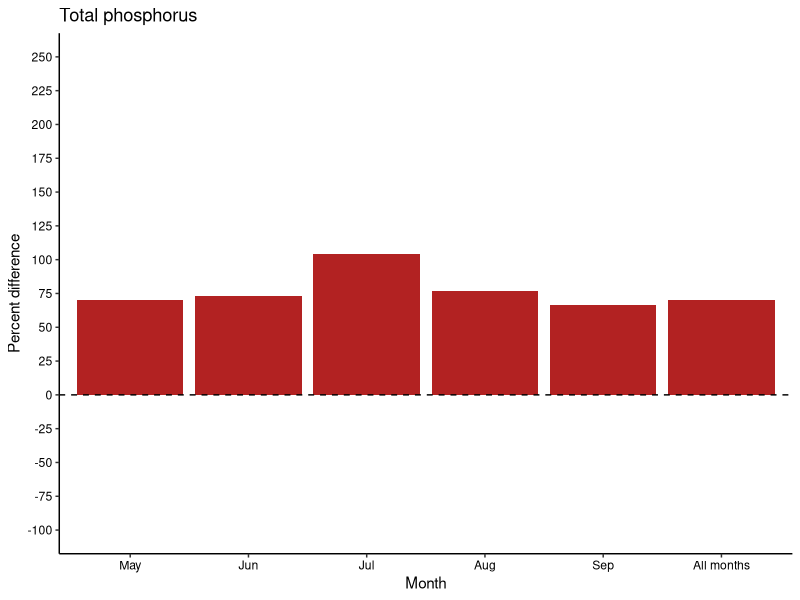
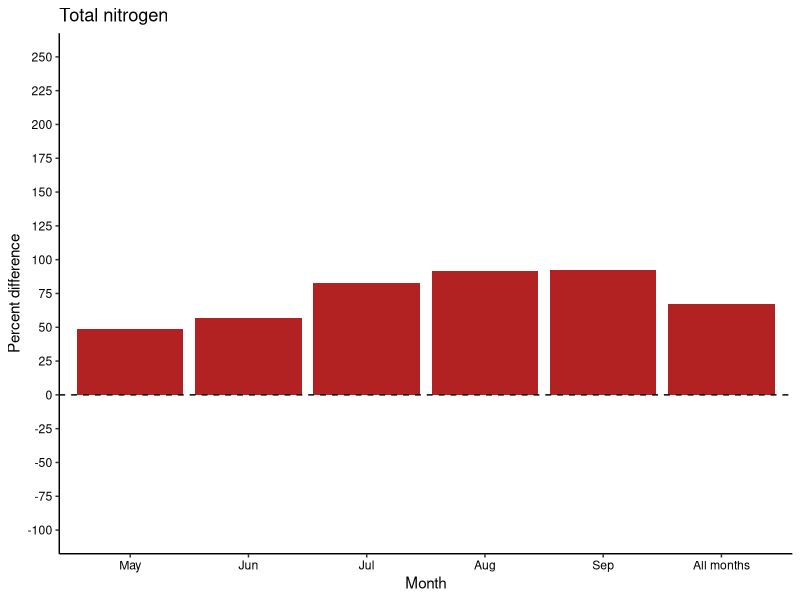
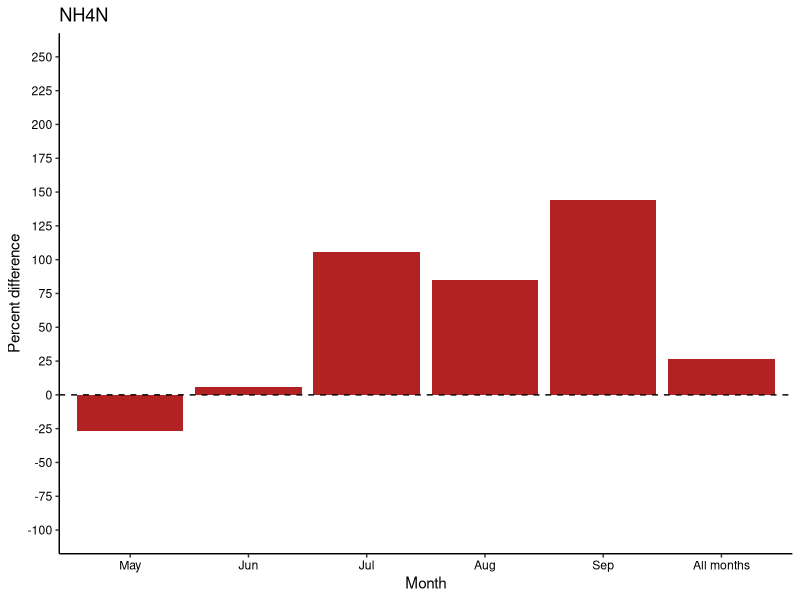
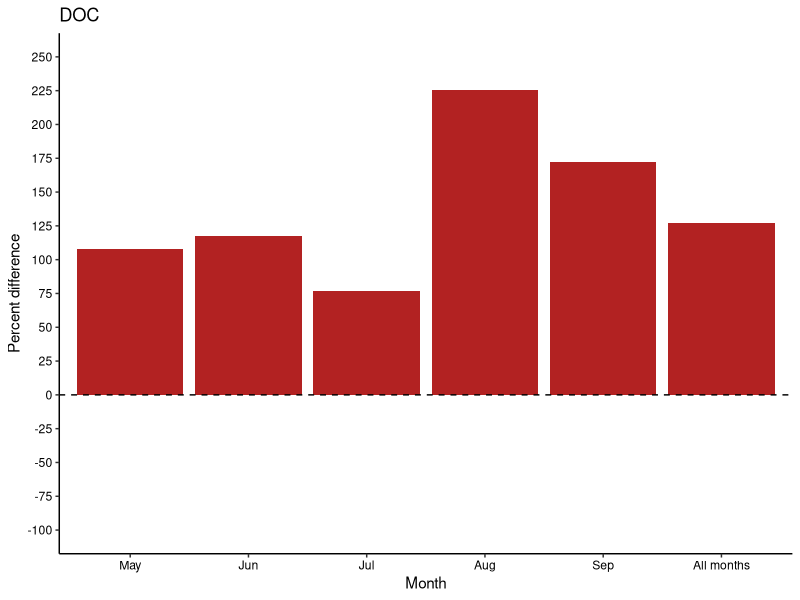
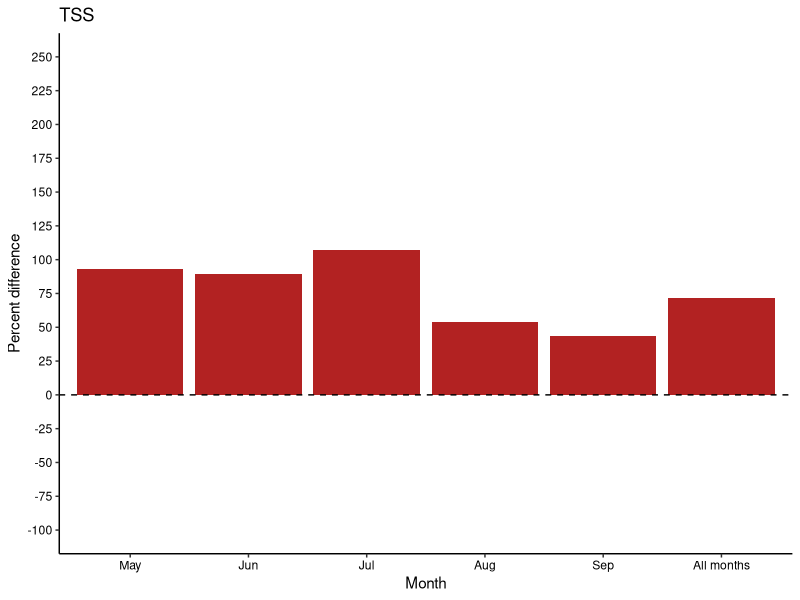
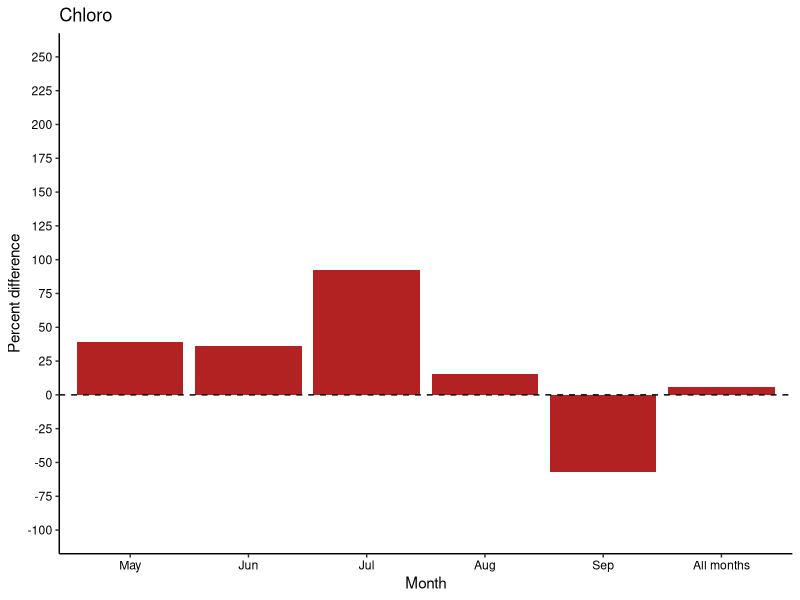
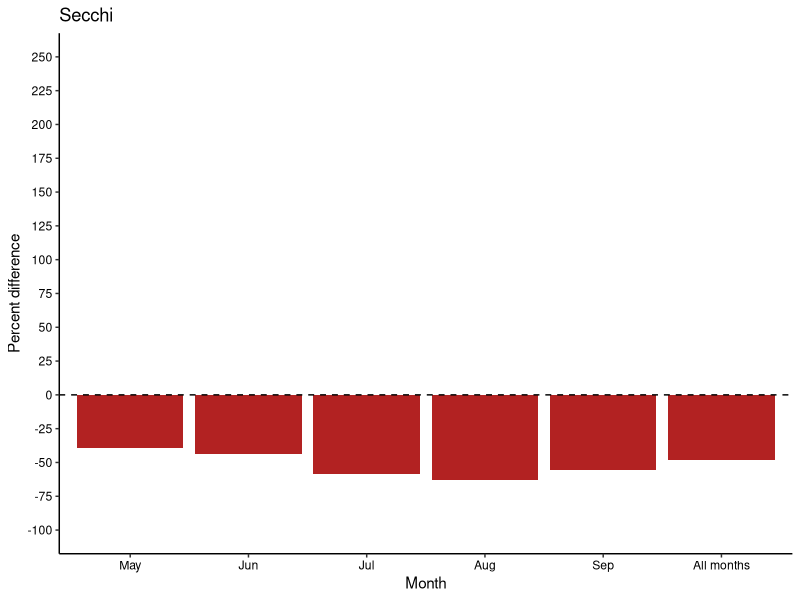
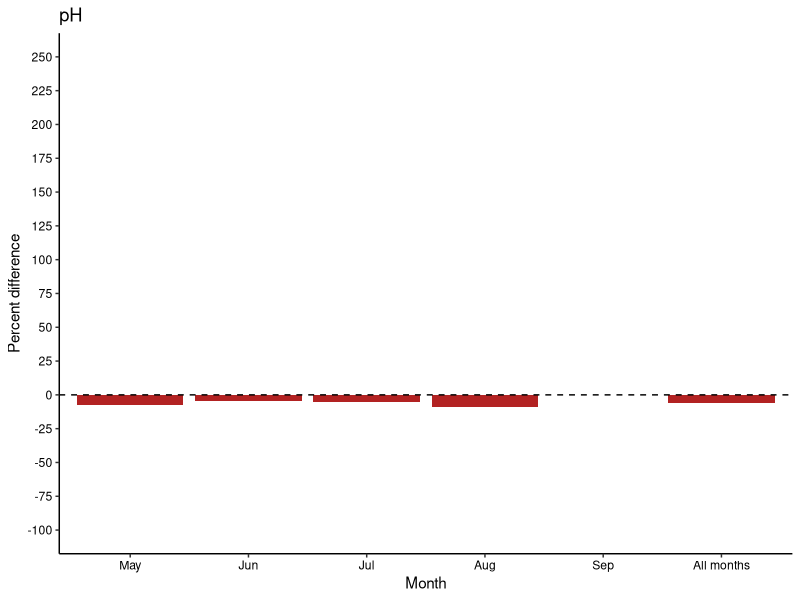

These charts were generated, in order, by the following R code:
################### Control vs. burned percent change #########################
# Date: 11-17-22
# updated: 12-9-22; build in dplyr::
# Author: Ian McCullough, immccull@gmail.com
###############################################################################

#### R libraries ####
library(dplyr)
library(tidyverse)

#### Input data ####
setwd("C:/Users/immcc/Documents/SplashNBurn")

# water quality
waterquality <- read.csv("Data/WaterQuality/combined_lab_field_may_sep.csv")

#### Main program ####
month_order <- c('May','Jun','Jul','Aug','Sep')
common_y_limits <- c(-100,250)
common_y_breaks <- seq(-100,250,25)

## TP
TP <- waterquality[,c('TP_ppb','Month_factor','Type')]
TP_burned <- subset(TP, Type=='Burned')
TP_control <- subset(TP, Type=='Control')
TP_burned_median <- median(TP_burned$TP_ppb, na.rm=T)
TP_control_median <- median(TP_control$TP_ppb, na.rm=T)

TP_byMonth_burned <- TP_burned %>%
  dplyr::group_by(Month_factor) %>%
  dplyr::summarize(TP_MedianBurned=median(TP_ppb, na.rm=T),
                   nTP_burned=sum(!is.na(TP_ppb)))

TP_byMonth_control <- TP_control %>%
  dplyr::group_by(Month_factor) %>%
  dplyr::summarize(TP_MedianControl=median(TP_ppb, na.rm=T),
                   nTP_control=sum(!is.na(TP_ppb)))

TP_byMonth <- merge(TP_byMonth_burned, TP_byMonth_control, by='Month_factor', all=T)
TP_byMonth <- TP_byMonth %>%
  mutate(Month_factor =  factor(Month_factor, levels = month_order)) %>%
  arrange(Month_factor)
TP_byMonth[6,] <- c('All months', TP_burned_median, NA, TP_control_median,NA)
TP_byMonth$Month_factor <- c('May','Jun','Jul','Aug','Sep','All months')
TP_byMonth[,c(2:5)] <- TP_byMonth[,c(2:5)] %>% mutate_if(is.character, as.numeric)
TP_byMonth$TP_MedianDiffPct <- ((TP_byMonth$TP_MedianBurned - TP_byMonth$TP_MedianControl)/TP_byMonth$TP_MedianControl)*100
TP_byMonth$TP_MedianDiffAbs <-  TP_byMonth$TP_MedianBurned - TP_byMonth$TP_MedianControl
TP_byMonth[6,3] <- sum(TP_byMonth$nTP_burned, na.rm=T)
TP_byMonth[6,5] <- sum(TP_byMonth$nTP_control, na.rm=T)
TP_formatted <- data.frame(Month=c(month_order, 'All months'), 
                           TP_burned=paste0(TP_byMonth$TP_MedianBurned, ', ', TP_byMonth$nTP_burned),
                           TP_control=paste0(TP_byMonth$TP_MedianControl, ', ', TP_byMonth$nTP_control),
                           TP_diff=paste0(TP_byMonth$TP_MedianDiffAbs, ', ', round(TP_byMonth$TP_MedianDiffPct,2), '%'))

TP_byMonth$Month_factor <- factor(TP_byMonth$Month_factor ,                                    # Change ordering manually
                  levels = c("May", "Jun", "Jul", "Aug", "Sep","All months"))

# basic plot
ggplot(TP_byMonth, aes(x=Month_factor, y=TP_MedianDiffPct))+
  geom_bar(stat='identity', fill='firebrick')+
  theme_classic()+
  scale_y_continuous('Percent difference',limits=common_y_limits, breaks=common_y_breaks)+
  scale_x_discrete('Month')+
  theme(axis.title.y=element_text(color='black'),
        axis.title.x=element_text(color='black'),
        axis.text.y=element_text(color='black'),
        axis.text.x=element_text(color='black'))+
  ggtitle('Total phosphorus')+
  geom_hline(yintercept = 0, linetype='dashed')


## TN
TN <- waterquality[,c('TN_ppb','Month_factor','Type')]
TN_burned <- subset(TN, Type=='Burned')
TN_control <- subset(TN, Type=='Control')
TN_burned_median <- median(TN_burned$TN_ppb, na.rm=T)
TN_control_median <- median(TN_control$TN_ppb, na.rm=T)

TN_byMonth_burned <- TN_burned %>%
  dplyr::group_by(Month_factor) %>%
  dplyr::summarize(TN_MedianBurned=median(TN_ppb, na.rm=T),
                   nTN_burned=sum(!is.na(TN_ppb)))

TN_byMonth_control <- TN_control %>%
  dplyr::group_by(Month_factor) %>%
  dplyr::summarize(TN_MedianControl=median(TN_ppb, na.rm=T),
                   nTN_control=sum(!is.na(TN_ppb)))

TN_byMonth <- merge(TN_byMonth_burned, TN_byMonth_control, by='Month_factor', all=T)
TN_byMonth <- TN_byMonth %>%
  mutate(Month_factor =  factor(Month_factor, levels = month_order)) %>%
  arrange(Month_factor)
TN_byMonth[6,] <- c('All months', TN_burned_median, NA, TN_control_median,NA)
TN_byMonth$Month_factor <- c('May','Jun','Jul','Aug','Sep','All months')
TN_byMonth[,c(2:5)] <- TN_byMonth[,c(2:5)] %>% mutate_if(is.character, as.numeric)
TN_byMonth$TN_MedianDiffPct <- ((TN_byMonth$TN_MedianBurned - TN_byMonth$TN_MedianControl)/TN_byMonth$TN_MedianControl)*100
TN_byMonth$TN_MedianDiffAbs <-  TN_byMonth$TN_MedianBurned - TN_byMonth$TN_MedianControl
TN_byMonth[6,3] <- sum(TN_byMonth$nTN_burned, na.rm=T)
TN_byMonth[6,5] <- sum(TN_byMonth$nTN_control, na.rm=T)
TN_formatted <- data.frame(Month=c(month_order, 'All months'), 
                           TN_burned=paste0(TN_byMonth$TN_MedianBurned, ', ', TN_byMonth$nTN_burned),
                           TN_control=paste0(TN_byMonth$TN_MedianControl, ', ', TN_byMonth$nTN_control),
                           TN_diff=paste0(TN_byMonth$TN_MedianDiffAbs, ', ', round(TN_byMonth$TN_MedianDiffPct,2), '%'))

TN_byMonth$Month_factor <- factor(TN_byMonth$Month_factor ,                                    # Change ordering manually
                                  levels = c("May", "Jun", "Jul", "Aug", "Sep","All months"))

# basic plot
ggplot(TN_byMonth, aes(x=Month_factor, y=TN_MedianDiffPct))+
  geom_bar(stat='identity', fill='firebrick')+
  theme_classic()+
  scale_y_continuous('Percent difference',limits=common_y_limits, breaks=common_y_breaks)+
  scale_x_discrete('Month')+
  theme(axis.title.y=element_text(color='black'),
        axis.title.x=element_text(color='black'),
        axis.text.y=element_text(color='black'),
        axis.text.x=element_text(color='black'))+
  ggtitle('Total nitrogen')+
  geom_hline(yintercept = 0, linetype='dashed')

# ## NO2NO3 # why so many 0s?
# NO2NO3 <- waterquality[,c('NO2NO3_ppb','Month_factor','Type')]
# NO2NO3_burned <- subset(NO2NO3, Type=='Burned')
# NO2NO3_control <- subset(NO2NO3, Type=='Control')
# 
# NO2NO3_byMonth_burned <- NO2NO3_burned %>%
#   group_by(Month_factor) %>%
#   summarize(NO2NO3_MedianBurned=median(NO2NO3_ppb, na.rm=T))
# 
# NO2NO3_byMonth_control <- NO2NO3_control %>%
#   group_by(Month_factor) %>%
#   summarize(NO2NO3_MedianControl=median(NO2NO3_ppb, na.rm=T))
# 
# NO2NO3_byMonth <- merge(NO2NO3_byMonth_burned, NO2NO3_byMonth_control, by='Month_factor', all=T)
# NO2NO3_byMonth <- NO2NO3_byMonth %>%
#   mutate(Month_factor =  factor(Month_factor, levels = month_order)) %>%
#   arrange(Month_factor)
# NO2NO3_byMonth$NO2NO3_MedianDiff <- ((NO2NO3_byMonth$NO2NO3_MedianBurned - NO2NO3_byMonth$NO2NO3_MedianControl)/NO2NO3_byMonth$NO2NO3_MedianControl)*100
# 
# # basic plot
# ggplot(NO2NO3_byMonth, aes(x=Month_factor, y=NO2NO3_MedianDiff))+
#   geom_bar(stat='identity', fill='firebrick')+
#   theme_classic()+
#   scale_y_continuous('Percent difference',limits=common_y_limits, breaks=common_y_breaks)+
#   scale_x_discrete('Month')+
#   theme(axis.title.y=element_text(color='black'),
#         axis.title.x=element_text(color='black'),
#         axis.text.y=element_text(color='black'),
#         axis.text.x=element_text(color='black'))+
#   ggtitle('NO2NO3')+
#   geom_hline(yintercept = 0, linetype='dashed')


## NH4N
NH4N <- waterquality[,c('NH4N_ppb','Month_factor','Type')]
NH4N_burned <- subset(NH4N, Type=='Burned')
NH4N_control <- subset(NH4N, Type=='Control')
NH4N_burned_median <- median(NH4N_burned$NH4N_ppb, na.rm=T)
NH4N_control_median <- median(NH4N_control$NH4N_ppb, na.rm=T)

NH4N_byMonth_burned <- NH4N_burned %>%
  dplyr::group_by(Month_factor) %>%
  dplyr::summarize(NH4N_MedianBurned=median(NH4N_ppb, na.rm=T),
                   nNH4N_burned=sum(!is.na(NH4N_ppb)))

NH4N_byMonth_control <- NH4N_control %>%
  dplyr::group_by(Month_factor) %>%
  dplyr::summarize(NH4N_MedianControl=median(NH4N_ppb, na.rm=T),
                   nNH4N_control=sum(!is.na(NH4N_ppb)))

NH4N_byMonth <- merge(NH4N_byMonth_burned, NH4N_byMonth_control, by='Month_factor', all=T)
NH4N_byMonth <- NH4N_byMonth %>%
  mutate(Month_factor =  factor(Month_factor, levels = month_order)) %>%
  arrange(Month_factor)
NH4N_byMonth[6,] <- c('All months', NH4N_burned_median, NA, NH4N_control_median,NA)
NH4N_byMonth$Month_factor <- c('May','Jun','Jul','Aug','Sep','All months')
NH4N_byMonth[,c(2:5)] <- NH4N_byMonth[,c(2:5)] %>% mutate_if(is.character, as.numeric)
NH4N_byMonth$NH4N_MedianDiffPct <- ((NH4N_byMonth$NH4N_MedianBurned - NH4N_byMonth$NH4N_MedianControl)/NH4N_byMonth$NH4N_MedianControl)*100
NH4N_byMonth$NH4N_MedianDiffAbs <-  NH4N_byMonth$NH4N_MedianBurned - NH4N_byMonth$NH4N_MedianControl
NH4N_byMonth[6,3] <- sum(NH4N_byMonth$nNH4N_burned, na.rm=T)
NH4N_byMonth[6,5] <- sum(NH4N_byMonth$nNH4N_control, na.rm=T)
NH4N_formatted <- data.frame(Month=c(month_order, 'All months'), 
                             NH4N_burned=paste0(NH4N_byMonth$NH4N_MedianBurned, ', ', NH4N_byMonth$nNH4N_burned),
                             NH4N_control=paste0(NH4N_byMonth$NH4N_MedianControl, ', ', NH4N_byMonth$nNH4N_control),
                             NH4N_diff=paste0(NH4N_byMonth$NH4N_MedianDiffAbs, ', ', round(NH4N_byMonth$NH4N_MedianDiffPct,2), '%'))

NH4N_byMonth$Month_factor <- factor(NH4N_byMonth$Month_factor ,                                    # Change ordering manually
                                    levels = c("May", "Jun", "Jul", "Aug", "Sep","All months"))

# basic plot
ggplot(NH4N_byMonth, aes(x=Month_factor, y=NH4N_MedianDiffPct))+
  geom_bar(stat='identity', fill='firebrick')+
  theme_classic()+
  scale_y_continuous('Percent difference',limits=common_y_limits, breaks=common_y_breaks)+
  scale_x_discrete('Month')+
  theme(axis.title.y=element_text(color='black'),
        axis.title.x=element_text(color='black'),
        axis.text.y=element_text(color='black'),
        axis.text.x=element_text(color='black'))+
  ggtitle('NH4N')+
  geom_hline(yintercept = 0, linetype='dashed')

## DOC
DOC <- waterquality[,c('DOC_ppm','Month_factor','Type')]
DOC_burned <- subset(DOC, Type=='Burned')
DOC_control <- subset(DOC, Type=='Control')
DOC_burned_median <- median(DOC_burned$DOC_ppm, na.rm=T)
DOC_control_median <- median(DOC_control$DOC_ppm, na.rm=T)

DOC_byMonth_burned <- DOC_burned %>%
  dplyr::group_by(Month_factor) %>%
  dplyr::summarize(DOC_MedianBurned=median(DOC_ppm, na.rm=T),
                   nDOC_burned=sum(!is.na(DOC_ppm)))

DOC_byMonth_control <- DOC_control %>%
  dplyr::group_by(Month_factor) %>%
  dplyr::summarize(DOC_MedianControl=median(DOC_ppm, na.rm=T),
                   nDOC_control=sum(!is.na(DOC_ppm)))

DOC_byMonth <- merge(DOC_byMonth_burned, DOC_byMonth_control, by='Month_factor', all=T)
DOC_byMonth <- DOC_byMonth %>%
  mutate(Month_factor =  factor(Month_factor, levels = month_order)) %>%
  arrange(Month_factor)
DOC_byMonth[6,] <- c('All months', DOC_burned_median, NA, DOC_control_median,NA)
DOC_byMonth$Month_factor <- c('May','Jun','Jul','Aug','Sep','All months')
DOC_byMonth[,c(2:5)] <- DOC_byMonth[,c(2:5)] %>% mutate_if(is.character, as.numeric)
DOC_byMonth$DOC_MedianDiffPct <- ((DOC_byMonth$DOC_MedianBurned - DOC_byMonth$DOC_MedianControl)/DOC_byMonth$DOC_MedianControl)*100
DOC_byMonth$DOC_MedianDiffAbs <-  DOC_byMonth$DOC_MedianBurned - DOC_byMonth$DOC_MedianControl
DOC_byMonth[6,3] <- sum(DOC_byMonth$nDOC_burned, na.rm=T)
DOC_byMonth[6,5] <- sum(DOC_byMonth$nDOC_control, na.rm=T)
DOC_formatted <- data.frame(Month=c(month_order, 'All months'), 
                            DOC_burned=paste0(DOC_byMonth$DOC_MedianBurned, ', ', DOC_byMonth$nDOC_burned),
                            DOC_control=paste0(DOC_byMonth$DOC_MedianControl, ', ', DOC_byMonth$nDOC_control),
                            DOC_diff=paste0(DOC_byMonth$DOC_MedianDiffAbs, ', ', round(DOC_byMonth$DOC_MedianDiffPct,2), '%'))

DOC_byMonth$Month_factor <- factor(DOC_byMonth$Month_factor ,                                    # Change ordering manually
                                   levels = c("May", "Jun", "Jul", "Aug", "Sep","All months"))

# basic plot
ggplot(DOC_byMonth, aes(x=Month_factor, y=DOC_MedianDiffPct))+
  geom_bar(stat='identity', fill='firebrick')+
  theme_classic()+
  scale_y_continuous('Percent difference',limits=common_y_limits, breaks=common_y_breaks)+
  scale_x_discrete('Month')+
  theme(axis.title.y=element_text(color='black'),
        axis.title.x=element_text(color='black'),
        axis.text.y=element_text(color='black'),
        axis.text.x=element_text(color='black'))+
  ggtitle('DOC')+
  geom_hline(yintercept = 0, linetype='dashed')


## TSS
TSS <- waterquality[,c('TSS_mgL','Month_factor','Type')]
TSS_burned <- subset(TSS, Type=='Burned')
TSS_control <- subset(TSS, Type=='Control')
TSS_burned_median <- median(TSS_burned$TSS_mgL, na.rm=T)
TSS_control_median <- median(TSS_control$TSS_mgL, na.rm=T)

TSS_byMonth_burned <- TSS_burned %>%
  dplyr::group_by(Month_factor) %>%
  dplyr::summarize(TSS_MedianBurned=median(TSS_mgL, na.rm=T),
                   nTSS_burned=sum(!is.na(TSS_mgL)))

TSS_byMonth_control <- TSS_control %>%
  dplyr::group_by(Month_factor) %>%
  dplyr::summarize(TSS_MedianControl=median(TSS_mgL, na.rm=T),
                   nTSS_control=sum(!is.na(TSS_mgL)))

TSS_byMonth <- merge(TSS_byMonth_burned, TSS_byMonth_control, by='Month_factor', all=T)
TSS_byMonth <- TSS_byMonth %>%
  mutate(Month_factor =  factor(Month_factor, levels = month_order)) %>%
  arrange(Month_factor)
TSS_byMonth[6,] <- c('All months', TSS_burned_median, NA, TSS_control_median,NA)
TSS_byMonth$Month_factor <- c('May','Jun','Jul','Aug','Sep','All months')
TSS_byMonth[,c(2:5)] <- TSS_byMonth[,c(2:5)] %>% mutate_if(is.character, as.numeric)
TSS_byMonth$TSS_MedianDiffPct <- ((TSS_byMonth$TSS_MedianBurned - TSS_byMonth$TSS_MedianControl)/TSS_byMonth$TSS_MedianControl)*100
TSS_byMonth$TSS_MedianDiffAbs <-  TSS_byMonth$TSS_MedianBurned - TSS_byMonth$TSS_MedianControl
TSS_byMonth[6,3] <- sum(TSS_byMonth$nTSS_burned, na.rm=T)
TSS_byMonth[6,5] <- sum(TSS_byMonth$nTSS_control, na.rm=T)
TSS_formatted <- data.frame(Month=c(month_order, 'All months'), 
                            TSS_burned=paste0(TSS_byMonth$TSS_MedianBurned, ', ', TSS_byMonth$nTSS_burned),
                            TSS_control=paste0(TSS_byMonth$TSS_MedianControl, ', ', TSS_byMonth$nTSS_control),
                            TSS_diff=paste0(TSS_byMonth$TSS_MedianDiffAbs, ', ', round(TSS_byMonth$TSS_MedianDiffPct,2), '%'))

TSS_byMonth$Month_factor <- factor(TSS_byMonth$Month_factor ,                                    # Change ordering manually
                                   levels = c("May", "Jun", "Jul", "Aug", "Sep","All months"))

# basic plot
ggplot(TSS_byMonth, aes(x=Month_factor, y=TSS_MedianDiffPct))+
  geom_bar(stat='identity', fill='firebrick')+
  theme_classic()+
  scale_y_continuous('Percent difference',limits=common_y_limits, breaks=common_y_breaks)+
  scale_x_discrete('Month')+
  theme(axis.title.y=element_text(color='black'),
        axis.title.x=element_text(color='black'),
        axis.text.y=element_text(color='black'),
        axis.text.x=element_text(color='black'))+
  ggtitle('TSS')+
  geom_hline(yintercept = 0, linetype='dashed')


## Chloro
Chloro <- waterquality[,c('Chloro_ppb','Month_factor','Type')]
Chloro_burned <- subset(Chloro, Type=='Burned')
Chloro_control <- subset(Chloro, Type=='Control')
Chloro_burned_median <- median(Chloro_burned$Chloro_ppb, na.rm=T)
Chloro_control_median <- median(Chloro_control$Chloro_ppb, na.rm=T)

Chloro_byMonth_burned <- Chloro_burned %>%
  dplyr::group_by(Month_factor) %>%
  dplyr::summarize(Chloro_MedianBurned=median(Chloro_ppb, na.rm=T),
                   nChloro_burned=sum(!is.na(Chloro_ppb)))

Chloro_byMonth_control <- Chloro_control %>%
  dplyr::group_by(Month_factor) %>%
  dplyr::summarize(Chloro_MedianControl=median(Chloro_ppb, na.rm=T),
                   nChloro_control=sum(!is.na(Chloro_ppb)))

Chloro_byMonth <- merge(Chloro_byMonth_burned, Chloro_byMonth_control, by='Month_factor', all=T)
Chloro_byMonth <- Chloro_byMonth %>%
  mutate(Month_factor =  factor(Month_factor, levels = month_order)) %>%
  arrange(Month_factor)
Chloro_byMonth[6,] <- c('All months', Chloro_burned_median, NA, Chloro_control_median,NA)
Chloro_byMonth$Month_factor <- c('May','Jun','Jul','Aug','Sep','All months')
Chloro_byMonth[,c(2:5)] <- Chloro_byMonth[,c(2:5)] %>% mutate_if(is.character, as.numeric)
Chloro_byMonth$Chloro_MedianDiffPct <- ((Chloro_byMonth$Chloro_MedianBurned - Chloro_byMonth$Chloro_MedianControl)/Chloro_byMonth$Chloro_MedianControl)*100
Chloro_byMonth$Chloro_MedianDiffAbs <-  Chloro_byMonth$Chloro_MedianBurned - Chloro_byMonth$Chloro_MedianControl
Chloro_byMonth[6,3] <- sum(Chloro_byMonth$nChloro_burned, na.rm=T)
Chloro_byMonth[6,5] <- sum(Chloro_byMonth$nChloro_control, na.rm=T)
Chloro_formatted <- data.frame(Month=c(month_order, 'All months'), 
                               Chloro_burned=paste0(Chloro_byMonth$Chloro_MedianBurned, ', ', Chloro_byMonth$nChloro_burned),
                               Chloro_control=paste0(Chloro_byMonth$Chloro_MedianControl, ', ', Chloro_byMonth$nChloro_control),
                               Chloro_diff=paste0(Chloro_byMonth$Chloro_MedianDiffAbs, ', ', round(Chloro_byMonth$Chloro_MedianDiffPct,2), '%'))

Chloro_byMonth$Month_factor <- factor(Chloro_byMonth$Month_factor ,                                    # Change ordering manually
                                      levels = c("May", "Jun", "Jul", "Aug", "Sep","All months"))

# basic plot
ggplot(Chloro_byMonth, aes(x=Month_factor, y=Chloro_MedianDiffPct))+
  geom_bar(stat='identity', fill='firebrick')+
  theme_classic()+
  scale_y_continuous('Percent difference',limits=common_y_limits, breaks=common_y_breaks)+
  scale_x_discrete('Month')+
  theme(axis.title.y=element_text(color='black'),
        axis.title.x=element_text(color='black'),
        axis.text.y=element_text(color='black'),
        axis.text.x=element_text(color='black'))+
  ggtitle('Chloro')+
  geom_hline(yintercept = 0, linetype='dashed')


## Secchi
Secchi <- waterquality[,c('SecchiDepth_m','Month_factor','Type')]
Secchi_burned <- subset(Secchi, Type=='Burned')
Secchi_control <- subset(Secchi, Type=='Control')
Secchi_burned_median <- median(Secchi_burned$SecchiDepth_m, na.rm=T)
Secchi_control_median <- median(Secchi_control$SecchiDepth_m, na.rm=T)

Secchi_byMonth_burned <- Secchi_burned %>%
  dplyr::group_by(Month_factor) %>%
  dplyr::summarize(Secchi_MedianBurned=median(SecchiDepth_m, na.rm=T),
                   nSecchi_burned=sum(!is.na(SecchiDepth_m)))

Secchi_byMonth_control <- Secchi_control %>%
  dplyr::group_by(Month_factor) %>%
  dplyr::summarize(Secchi_MedianControl=median(SecchiDepth_m, na.rm=T),
                   nSecchi_control=sum(!is.na(SecchiDepth_m)))

Secchi_byMonth <- merge(Secchi_byMonth_burned, Secchi_byMonth_control, by='Month_factor', all=T)
Secchi_byMonth <- Secchi_byMonth %>%
  mutate(Month_factor =  factor(Month_factor, levels = month_order)) %>%
  arrange(Month_factor)
Secchi_byMonth[6,] <- c('All months', Secchi_burned_median, NA, Secchi_control_median,NA)
Secchi_byMonth$Month_factor <- c('May','Jun','Jul','Aug','Sep','All months')
Secchi_byMonth[,c(2:5)] <- Secchi_byMonth[,c(2:5)] %>% mutate_if(is.character, as.numeric)
Secchi_byMonth$Secchi_MedianDiffPct <- ((Secchi_byMonth$Secchi_MedianBurned - Secchi_byMonth$Secchi_MedianControl)/Secchi_byMonth$Secchi_MedianControl)*100
Secchi_byMonth$Secchi_MedianDiffAbs <-  Secchi_byMonth$Secchi_MedianBurned - Secchi_byMonth$Secchi_MedianControl
Secchi_byMonth[6,3] <- sum(Secchi_byMonth$nSecchi_burned, na.rm=T)
Secchi_byMonth[6,5] <- sum(Secchi_byMonth$nSecchi_control, na.rm=T)
Secchi_formatted <- data.frame(Month=c(month_order, 'All months'), 
                               Secchi_burned=paste0(Secchi_byMonth$Secchi_MedianBurned, ', ', Secchi_byMonth$nSecchi_burned),
                               Secchi_control=paste0(Secchi_byMonth$Secchi_MedianControl, ', ', Secchi_byMonth$nSecchi_control),
                               Secchi_diff=paste0(Secchi_byMonth$Secchi_MedianDiffAbs, ', ', round(Secchi_byMonth$Secchi_MedianDiffPct,2), '%'))

Secchi_byMonth$Month_factor <- factor(Secchi_byMonth$Month_factor ,                                    # Change ordering manually
                                      levels = c("May", "Jun", "Jul", "Aug", "Sep","All months"))

# basic plot
ggplot(Secchi_byMonth, aes(x=Month_factor, y=Secchi_MedianDiffPct))+
  geom_bar(stat='identity', fill='firebrick')+
  theme_classic()+
  scale_y_continuous('Percent difference',limits=common_y_limits, breaks=common_y_breaks)+
  scale_x_discrete('Month')+
  theme(axis.title.y=element_text(color='black'),
        axis.title.x=element_text(color='black'),
        axis.text.y=element_text(color='black'),
        axis.text.x=element_text(color='black'))+
  ggtitle('Secchi')+
  geom_hline(yintercept = 0, linetype='dashed')


## pH
pH <- waterquality[,c('pH','Month_factor','Type')]
pH_burned <- subset(pH, Type=='Burned')
pH_control <- subset(pH, Type=='Control')
pH_burned_median <- median(pH_burned$pH, na.rm=T)
pH_control_median <- median(pH_control$pH, na.rm=T)

pH_byMonth_burned <- pH_burned %>%
  dplyr::group_by(Month_factor) %>%
  dplyr::summarize(pH_MedianBurned=median(pH, na.rm=T),
                   npH_burned=sum(!is.na(pH)))

pH_byMonth_control <- pH_control %>%
  dplyr::group_by(Month_factor) %>%
  dplyr::summarize(pH_MedianControl=median(pH, na.rm=T),
                   npH_control=sum(!is.na(pH)))

pH_byMonth <- merge(pH_byMonth_burned, pH_byMonth_control, by='Month_factor', all=T)
pH_byMonth <- pH_byMonth %>%
  mutate(Month_factor =  factor(Month_factor, levels = month_order)) %>%
  arrange(Month_factor)
pH_byMonth[6,] <- c('All months', pH_burned_median, NA, pH_control_median,NA)
pH_byMonth$Month_factor <- c('May','Jun','Jul','Aug','Sep','All months')
pH_byMonth[,c(2:5)] <- pH_byMonth[,c(2:5)] %>% mutate_if(is.character, as.numeric)
pH_byMonth$pH_MedianDiffPct <- ((pH_byMonth$pH_MedianBurned - pH_byMonth$pH_MedianControl)/pH_byMonth$pH_MedianControl)*100
pH_byMonth$pH_MedianDiffAbs <-  pH_byMonth$pH_MedianBurned - pH_byMonth$pH_MedianControl
pH_byMonth[6,3] <- sum(pH_byMonth$npH_burned, na.rm=T)
pH_byMonth[6,5] <- sum(pH_byMonth$npH_control, na.rm=T)
pH_formatted <- data.frame(Month=c(month_order, 'All months'), 
                           pH_burned=paste0(pH_byMonth$pH_MedianBurned, ', ', pH_byMonth$npH_burned),
                           pH_control=paste0(pH_byMonth$pH_MedianControl, ', ', pH_byMonth$npH_control),
                           pH_diff=paste0(pH_byMonth$pH_MedianDiffAbs, ', ', round(pH_byMonth$pH_MedianDiffPct,2), '%'))

pH_byMonth$Month_factor <- factor(pH_byMonth$Month_factor ,                                    # Change ordering manually
                                  levels = c("May", "Jun", "Jul", "Aug", "Sep","All months"))

# basic plot
ggplot(pH_byMonth, aes(x=Month_factor, y=pH_MedianDiffPct))+
  geom_bar(stat='identity', fill='firebrick')+
  theme_classic()+
  scale_y_continuous('Percent difference',limits=common_y_limits, breaks=common_y_breaks)+
  scale_x_discrete('Month')+
  theme(axis.title.y=element_text(color='black'),
        axis.title.x=element_text(color='black'),
        axis.text.y=element_text(color='black'),
        axis.text.x=element_text(color='black'))+
  ggtitle('pH')+
  geom_hline(yintercept = 0, linetype='dashed')

## WaterTemp_C
WaterTemp_C <- waterquality[,c('WaterTemp_C','Month_factor','Type')]
WaterTemp_C_burned <- subset(WaterTemp_C, Type=='Burned')
WaterTemp_C_control <- subset(WaterTemp_C, Type=='Control')
WaterTemp_C_burned_median <- median(WaterTemp_C_burned$WaterTemp_C, na.rm=T)
WaterTemp_C_control_median <- median(WaterTemp_C_control$WaterTemp_C, na.rm=T)

WaterTemp_C_byMonth_burned <- WaterTemp_C_burned %>%
  dplyr::group_by(Month_factor) %>%
  dplyr::summarize(WaterTemp_C_MedianBurned=median(WaterTemp_C, na.rm=T),
                   nWaterTemp_C_burned=sum(!is.na(WaterTemp_C)))

WaterTemp_C_byMonth_control <- WaterTemp_C_control %>%
  dplyr::group_by(Month_factor) %>%
  dplyr::summarize(WaterTemp_C_MedianControl=median(WaterTemp_C, na.rm=T),
                   nWaterTemp_C_control=sum(!is.na(WaterTemp_C)))

WaterTemp_C_byMonth <- merge(WaterTemp_C_byMonth_burned, WaterTemp_C_byMonth_control, by='Month_factor', all=T)
WaterTemp_C_byMonth <- WaterTemp_C_byMonth %>%
  mutate(Month_factor =  factor(Month_factor, levels = month_order)) %>%
  arrange(Month_factor)
WaterTemp_C_byMonth[6,] <- c('All months', WaterTemp_C_burned_median, NA, WaterTemp_C_control_median,NA)
WaterTemp_C_byMonth$Month_factor <- c('May','Jun','Jul','Aug','Sep','All months')
WaterTemp_C_byMonth[,c(2:5)] <- WaterTemp_C_byMonth[,c(2:5)] %>% mutate_if(is.character, as.numeric)
WaterTemp_C_byMonth$WaterTemp_C_MedianDiffPct <- ((WaterTemp_C_byMonth$WaterTemp_C_MedianBurned - WaterTemp_C_byMonth$WaterTemp_C_MedianControl)/WaterTemp_C_byMonth$WaterTemp_C_MedianControl)*100
WaterTemp_C_byMonth$WaterTemp_C_MedianDiffAbs <-  WaterTemp_C_byMonth$WaterTemp_C_MedianBurned - WaterTemp_C_byMonth$WaterTemp_C_MedianControl
WaterTemp_C_byMonth[6,3] <- sum(WaterTemp_C_byMonth$nWaterTemp_C_burned, na.rm=T)
WaterTemp_C_byMonth[6,5] <- sum(WaterTemp_C_byMonth$nWaterTemp_C_control, na.rm=T)
WaterTemp_C_formatted <- data.frame(Month=c(month_order, 'All months'), 
                                    WaterTemp_C_burned=paste0(WaterTemp_C_byMonth$WaterTemp_C_MedianBurned, ', ', WaterTemp_C_byMonth$nWaterTemp_C_burned),
                                    WaterTemp_C_control=paste0(WaterTemp_C_byMonth$WaterTemp_C_MedianControl, ', ', WaterTemp_C_byMonth$nWaterTemp_C_control),
                                    WaterTemp_C_diff=paste0(WaterTemp_C_byMonth$WaterTemp_C_MedianDiffAbs, ', ', round(WaterTemp_C_byMonth$WaterTemp_C_MedianDiffPct,2), '%'))

WaterTemp_C_byMonth$Month_factor <- factor(WaterTemp_C_byMonth$Month_factor ,                                    # Change ordering manually
                                           levels = c("May", "Jun", "Jul", "Aug", "Sep","All months"))

# basic plot
ggplot(WaterTemp_C_byMonth, aes(x=Month_factor, y=WaterTemp_C_MedianDiffPct))+
  geom_bar(stat='identity', fill='firebrick')+
  theme_classic()+
  scale_y_continuous('Percent difference',limits=common_y_limits, breaks=common_y_breaks)+
  scale_x_discrete('Month')+
  theme(axis.title.y=element_text(color='black'),
        axis.title.x=element_text(color='black'),
        axis.text.y=element_text(color='black'),
        axis.text.x=element_text(color='black'))+
  ggtitle('WaterTemp_C')+
  geom_hline(yintercept = 0, linetype='dashed')


## SpecCond_uScm
SpecCond_uScm <- waterquality[,c('SpecCond_uScm','Month_factor','Type')]
SpecCond_uScm_burned <- subset(SpecCond_uScm, Type=='Burned')
SpecCond_uScm_control <- subset(SpecCond_uScm, Type=='Control')
SpecCond_uScm_burned_median <- median(SpecCond_uScm_burned$SpecCond_uScm, na.rm=T)
SpecCond_uScm_control_median <- median(SpecCond_uScm_control$SpecCond_uScm, na.rm=T)

SpecCond_uScm_byMonth_burned <- SpecCond_uScm_burned %>%
  dplyr::group_by(Month_factor) %>%
  dplyr::summarize(SpecCond_uScm_MedianBurned=median(SpecCond_uScm, na.rm=T),
                   nSpecCond_uScm_burned=sum(!is.na(SpecCond_uScm)))

SpecCond_uScm_byMonth_control <- SpecCond_uScm_control %>%
  dplyr::group_by(Month_factor) %>%
  dplyr::summarize(SpecCond_uScm_MedianControl=median(SpecCond_uScm, na.rm=T),
                   nSpecCond_uScm_control=sum(!is.na(SpecCond_uScm)))

SpecCond_uScm_byMonth <- merge(SpecCond_uScm_byMonth_burned, SpecCond_uScm_byMonth_control, by='Month_factor', all=T)
SpecCond_uScm_byMonth <- SpecCond_uScm_byMonth %>%
  mutate(Month_factor =  factor(Month_factor, levels = month_order)) %>%
  arrange(Month_factor)
SpecCond_uScm_byMonth[6,] <- c('All months', SpecCond_uScm_burned_median, NA, SpecCond_uScm_control_median,NA)
SpecCond_uScm_byMonth$Month_factor <- c('May','Jun','Jul','Aug','Sep','All months')
SpecCond_uScm_byMonth[,c(2:5)] <- SpecCond_uScm_byMonth[,c(2:5)] %>% mutate_if(is.character, as.numeric)
SpecCond_uScm_byMonth$SpecCond_uScm_MedianDiffPct <- ((SpecCond_uScm_byMonth$SpecCond_uScm_MedianBurned - SpecCond_uScm_byMonth$SpecCond_uScm_MedianControl)/SpecCond_uScm_byMonth$SpecCond_uScm_MedianControl)*100
SpecCond_uScm_byMonth$SpecCond_uScm_MedianDiffAbs <-  SpecCond_uScm_byMonth$SpecCond_uScm_MedianBurned - SpecCond_uScm_byMonth$SpecCond_uScm_MedianControl
SpecCond_uScm_byMonth[6,3] <- sum(SpecCond_uScm_byMonth$nSpecCond_uScm_burned, na.rm=T)
SpecCond_uScm_byMonth[6,5] <- sum(SpecCond_uScm_byMonth$nSpecCond_uScm_control, na.rm=T)
SpecCond_uScm_formatted <- data.frame(Month=c(month_order, 'All months'), 
                                      SpecCond_uScm_burned=paste0(SpecCond_uScm_byMonth$SpecCond_uScm_MedianBurned, ', ', SpecCond_uScm_byMonth$nSpecCond_uScm_burned),
                                      SpecCond_uScm_control=paste0(SpecCond_uScm_byMonth$SpecCond_uScm_MedianControl, ', ', SpecCond_uScm_byMonth$nSpecCond_uScm_control),
                                      SpecCond_uScm_diff=paste0(SpecCond_uScm_byMonth$SpecCond_uScm_MedianDiffAbs, ', ', round(SpecCond_uScm_byMonth$SpecCond_uScm_MedianDiffPct,2), '%'))

SpecCond_uScm_byMonth$Month_factor <- factor(SpecCond_uScm_byMonth$Month_factor ,                                    # Change ordering manually
                                             levels = c("May", "Jun", "Jul", "Aug", "Sep","All months"))

# basic plot
ggplot(SpecCond_uScm_byMonth, aes(x=Month_factor, y=SpecCond_uScm_MedianDiffPct))+
  geom_bar(stat='identity', fill='firebrick')+
  theme_classic()+
  scale_y_continuous('Percent difference',limits=common_y_limits, breaks=common_y_breaks)+
  scale_x_discrete('Month')+
  theme(axis.title.y=element_text(color='black'),
        axis.title.x=element_text(color='black'),
        axis.text.y=element_text(color='black'),
        axis.text.x=element_text(color='black'))+
  ggtitle('SpecCond_uScm')+
  geom_hline(yintercept = 0, linetype='dashed')

## ANC
ANC_mgCaCO3L <- waterquality[,c('ANC_mgCaCO3L','Month_factor','Type')]
ANC_mgCaCO3L_burned <- subset(ANC_mgCaCO3L, Type=='Burned')
ANC_mgCaCO3L_control <- subset(ANC_mgCaCO3L, Type=='Control')
ANC_mgCaCO3L_burned_median <- median(ANC_mgCaCO3L_burned$ANC_mgCaCO3L, na.rm=T)
ANC_mgCaCO3L_control_median <- median(ANC_mgCaCO3L_control$ANC_mgCaCO3L, na.rm=T)

ANC_mgCaCO3L_byMonth_burned <- ANC_mgCaCO3L_burned %>%
  dplyr::group_by(Month_factor) %>%
  dplyr::summarize(ANC_mgCaCO3L_MedianBurned=median(ANC_mgCaCO3L, na.rm=T),
                   nANC_mgCaCO3L_burned=sum(!is.na(ANC_mgCaCO3L)))

ANC_mgCaCO3L_byMonth_control <- ANC_mgCaCO3L_control %>%
  dplyr::group_by(Month_factor) %>%
  dplyr::summarize(ANC_mgCaCO3L_MedianControl=median(ANC_mgCaCO3L, na.rm=T),
                   nANC_mgCaCO3L_control=sum(!is.na(ANC_mgCaCO3L)))

ANC_mgCaCO3L_byMonth <- merge(ANC_mgCaCO3L_byMonth_burned, ANC_mgCaCO3L_byMonth_control, by='Month_factor', all=T)
ANC_mgCaCO3L_byMonth <- ANC_mgCaCO3L_byMonth %>%
  mutate(Month_factor =  factor(Month_factor, levels = month_order)) %>%
  arrange(Month_factor)
ANC_mgCaCO3L_byMonth[6,] <- c('All months', ANC_mgCaCO3L_burned_median, NA, ANC_mgCaCO3L_control_median,NA)
ANC_mgCaCO3L_byMonth$Month_factor <- c('May','Jun','Jul','Aug','Sep','All months')
ANC_mgCaCO3L_byMonth[,c(2:5)] <- ANC_mgCaCO3L_byMonth[,c(2:5)] %>% mutate_if(is.character, as.numeric)
ANC_mgCaCO3L_byMonth$ANC_mgCaCO3L_MedianDiffPct <- ((ANC_mgCaCO3L_byMonth$ANC_mgCaCO3L_MedianBurned - ANC_mgCaCO3L_byMonth$ANC_mgCaCO3L_MedianControl)/ANC_mgCaCO3L_byMonth$ANC_mgCaCO3L_MedianControl)*100
ANC_mgCaCO3L_byMonth$ANC_mgCaCO3L_MedianDiffAbs <-  ANC_mgCaCO3L_byMonth$ANC_mgCaCO3L_MedianBurned - ANC_mgCaCO3L_byMonth$ANC_mgCaCO3L_MedianControl
ANC_mgCaCO3L_byMonth[6,3] <- sum(ANC_mgCaCO3L_byMonth$nANC_mgCaCO3L_burned, na.rm=T)
ANC_mgCaCO3L_byMonth[6,5] <- sum(ANC_mgCaCO3L_byMonth$nANC_mgCaCO3L_control, na.rm=T)
ANC_mgCaCO3L_formatted <- data.frame(Month=c(month_order, 'All months'), 
                                     ANC_mgCaCO3L_burned=paste0(ANC_mgCaCO3L_byMonth$ANC_mgCaCO3L_MedianBurned, ', ', ANC_mgCaCO3L_byMonth$nANC_mgCaCO3L_burned),
                                     ANC_mgCaCO3L_control=paste0(ANC_mgCaCO3L_byMonth$ANC_mgCaCO3L_MedianControl, ', ', ANC_mgCaCO3L_byMonth$nANC_mgCaCO3L_control),
                                     ANC_mgCaCO3L_diff=paste0(ANC_mgCaCO3L_byMonth$ANC_mgCaCO3L_MedianDiffAbs, ', ', round(ANC_mgCaCO3L_byMonth$ANC_mgCaCO3L_MedianDiffPct,2), '%'))

ANC_mgCaCO3L_byMonth$Month_factor <- factor(ANC_mgCaCO3L_byMonth$Month_factor ,                                    # Change ordering manually
                                            levels = c("May", "Jun", "Jul", "Aug", "Sep","All months"))

# basic plot
ggplot(ANC_mgCaCO3L_byMonth, aes(x=Month_factor, y=ANC_mgCaCO3L_MedianDiffPct))+
  geom_bar(stat='identity', fill='firebrick')+
  theme_classic()+
  scale_y_continuous('Percent difference',limits=common_y_limits, breaks=common_y_breaks)+
  scale_x_discrete('Month')+
  theme(axis.title.y=element_text(color='black'),
        axis.title.x=element_text(color='black'),
        axis.text.y=element_text(color='black'),
        axis.text.x=element_text(color='black'))+
  ggtitle('ANC_mgCaCO3L')+
  geom_hline(yintercept = 0, linetype='dashed')

## combine for export

#put all data frames into list
df_list <- list(TP_formatted, TN_formatted, DOC_formatted, TSS_formatted,
                Chloro_formatted, Secchi_formatted, pH_formatted, ANC_mgCaCO3L_formatted,
                SpecCond_uScm_formatted, NH4N_formatted, WaterTemp_C_formatted)

#merge all data frames in list
bigmamatable <- df_list %>% reduce(full_join, by='Month')
#write.csv(bigmamatable, file='Data/WaterQuality/burned_control_change_summary.csv', row.names=F)
